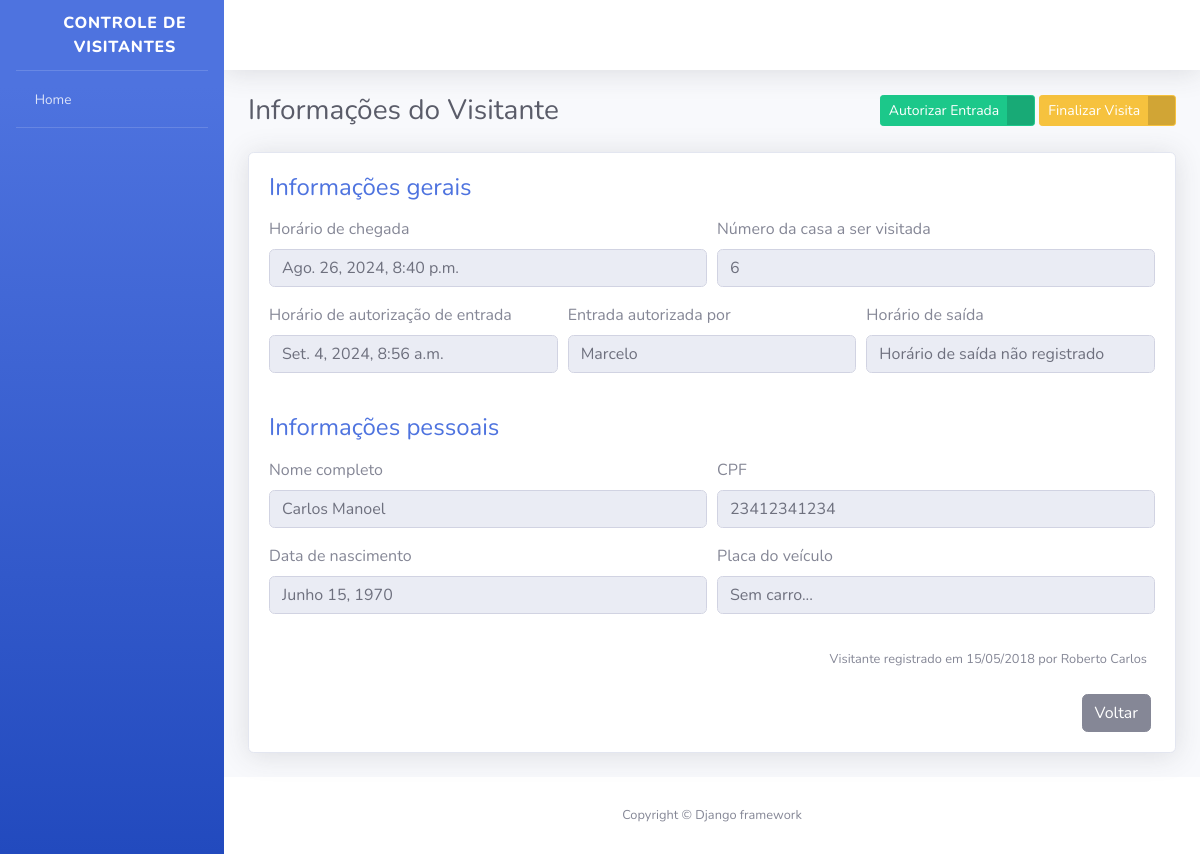
Screenshot of /informacoes-visitante/5/ with the database file from the repository.
### visitantes/models.py (models this page shows, shortened)
class Visitante(models.Model):
    STATUS_VISITANTE = [
        ("AGUARDANDO", "Aguardando autorização"),
        ("EM_VISITA", "Em visita"),
        ("FINALIZADO", "Visita finalizada"),
    ]
    status = models.CharField(
        verbose_name = "Status",
        max_length = 10,
        choices = STATUS_VISITANTE,
        default="AGUARDANDO"
    )
    registrado_por = models.ForeignKey(
        "porteiros.Porteiro",
        verbose_name="Porteiro responsável pelo registro",
        on_delete=models.PROTECT,
    )
    nome_completo = models.CharField(
        verbose_name="Nome Completo",
        max_length=150,
    )
    cpf = models.CharField(
        verbose_name="CPF",
        max_length=11,
    )
    data_nascimento = models.DateField(
        verbose_name="Data de Nascimento",
        auto_now_add=False,
        auto_now=False,
    )
    numero_casa = models.PositiveSmallIntegerField(
        verbose_name="Número da casa a ser visitada",
    )
    placa_veiculo = models.CharField(
        verbose_name="Placa do Veículo",
        max_length=7,
        blank=True,
        null=True,
    )
    horario_chegada = models.DateTimeField(
        verbose_name="Horário de Chegada na Portaria",
        auto_now_add=True,
    )
    horario_saida = models.DateTimeField(
        verbose_name="Horário de saída do condomínio",
        auto_now=False,
        blank=True,
        null=True,
    )
    horario_autorizacao = models.DateTimeField(
        verbose_name="Horário de Autorização de Entrada",
        auto_now=False,
        blank=True,
        null=True,
    )
    morador_responsavel = models.CharField(
        verbose_name="Nome do morador responsável por autorizar a entrada",
        max_length=50,
        blank=True,
    )
    def get_horario_saida(self):
        if self.horario_saida:
            return self.horario_saida
        return "Horário de saída não registrado"
    def get_horario_autorizacao(self):
        if self.horario_autorizacao:
            return self.horario_autorizacao
        return "Visitante aguardando liberação"
    def get_morador_responsavel(self):
        if self.morador_responsavel:
            return self.morador_responsavel
        return "Aguardando..."
    def get_placa_veiculo(self):
        if self.placa_veiculo:
            return self.placa_veiculo
        return "Sem carro..."
    class Meta:
        verbose_name="Visitante"
        verbose_name_plural="Visitantes"
        db_table="visitante"

### porteiros/models.py (models this page shows)
class Porteiro(models.Model):
    usuario = models.OneToOneField(
        "usuarios.Usuario",
        verbose_name = "Usuário",
        on_delete = models.PROTECT
    )
    nome_completo = models.CharField(
        verbose_name = "Nome Completo",
        max_length = 100,
    )
    cpf = models.CharField(
        verbose_name = "CPF",
        max_length = 11,
    )
    telefone = models.CharField(
        verbose_name = "Telefone para Contato",
        max_length = 11,
    )
    data_nascimento = models.DateField(
        verbose_name = "Data de Nascimento",
        auto_now = False,
        auto_now_add = False,
    )
    class Meta:
        verbose_name = "Porteiro"
        verbose_name_plural = "Porteiros"
        db_table = "porteiro"
    def __str__(self):
        return self.nome_completo

### visitantes/views.py (the view, shortened to what this page needs)
def informacoes_visitante(request, id):
    visitante = get_object_or_404(
        Visitante,
        id=id
    )
    form = AutorizaVisitanteForm()
    context = {
        "nome_pagina": "Informações do Visitante",
        "visitante": visitante,
        "form": form,
    }
    return render(request, "informacoes_visitante.html", context)

### visitantes/forms.py
class AutorizaVisitanteForm(forms.ModelForm):
    morador_responsavel = forms.CharField(required=True)
    class Meta:
        model = Visitante
        fields = [
            "morador_responsavel"
        ]
        error_messages = {
            "morador_responsavel": {
                "required": "Informe o morador responsável"
            }
        }

### templates/informacoes_visitante.html (shortened to what this page needs)
{% extends "base.html" %}
{% load widget_tweaks %}
{% block conteudo %}
<div class="container">
    <div class="d-sm-flex align-items-center justify-content-between mb-4">
        <h1 class="h3 mb-0 text-gray-800">{{ nome_pagina }}</h1>
        <div>
            <a href="#" class="btn btn-success btn-icon-split btn-sm" data-toggle="modal" data-target="#modal1">
                <span class="text">Autorizar Entrada</span>
                <span class="icon text-white-50">
                    <i class="fas fa-user-check"></i>
                </span>
            </a>
            <a href="#" class="btn btn-warning btn-icon-split btn-sm" data-toggle="modal" data-target="#modal2">
                <span class="text">Finalizar Visita</span>
                <span class="icon text-white-50">
                    <i class="fas fa-door-open"></i>
                </span>
            </a>
        </div>
    </div>
    <div class="card shadow mb-4">
        <div class="card-body">
            <h4 class="mb-3 text-primary">
                Informações gerais
            </h4>
            <form>
                <div class="form-row">
                    <div class="form-group col-md-6">
                        <label>Horário de chegada</label>
                        <input type="text" class="form-control" value="{{visitante.horario_chegada}}" disabled>
                    </div>
                    <div class="form-group col-md-6">
                        <label>Número da casa a ser visitada</label>
                        <input type="text" class="form-control" value="{{visitante.numero_casa}}" disabled>
                    </div>
                </div>
                <div class="form-row">
                    <div class="form-group col-md-4">
                        <label>Horário de autorização de entrada</label>
                        <input type="text" class="form-control" value="{{visitante.get_horario_autorizacao}}" disabled>
                    </div>
                    <div class="form-group col-md-4">
                        <label>Entrada autorizada por</label>
                        <input type="text" class="form-control" value="{{visitante.get_morador_responsavel}}" disabled>
                    </div>
                    <div class="form-group col-md-4">
                        <label>Horário de saída</label>
                        <input type="text" class="form-control" value="{{visitante.get_horario_saida}}" disabled>
                    </div>
                </div>
            </form>
            <h4 class="mb-3 mt-4 text-primary">
                Informações pessoais
            </h4>
            <form>
                <div class="form-row">
                    <div class="form-group col-md-6">
                        <label>Nome completo</label>
                        <input type="text" class="form-control" value="{{visitante.nome_completo}}" disabled>
                    </div>
                    <div class="form-group col-md-6">
                        <label>CPF</label>
                        <input type="text" class="form-control" value="{{visitante.cpf}}" disabled>
                    </div>
                </div>
                <div class="form-row">
                    <div class="form-group col-md-6">
                        <label>Data de nascimento</label>
                        <input type="text" class="form-control" value="{{visitante.data_nascimento}}" disabled>
                    </div>
                    <div class="form-group col-md-6">
                        <label>Placa do veículo</label>
                        <input type="text" class="form-control" value="{{visitante.get_placa_veiculo}}" disabled>
                    </div>
                </div>
            </form>
            <p class="mr-2 mt-3 mb-4 text-right">
                <small>
                    Visitante registrado em 15/05/2018 por {{visitante.registrado_por}}
                </small>
            </p>
            <div class="mr-1 text-right">
                <a href="#" class="btn btn-secondary text-white" type="button">
                    <span class="text">Voltar</span>
                </a>
            </div>
        </div>
    </div>
</div>
{% endblock %}

### rows the page displays
Visitante: horario_chegada "Ago. 26, 2024, 8:40 p.m.", numero_casa "6", get_horario_autorizacao "Set. 4, 2024, 8:56 a.m.", get_morador_responsavel "Marcelo", get_horario_saida "Horário de saída não registrado", nome_completo "Carlos Manoel", cpf "23412341234", data_nascimento "Junho 15, 1970", get_placa_veiculo "Sem carro...", registrado_por "Roberto Carlos"

### other values shown
{{ nome_pagina }} "Informações do Visitante"
